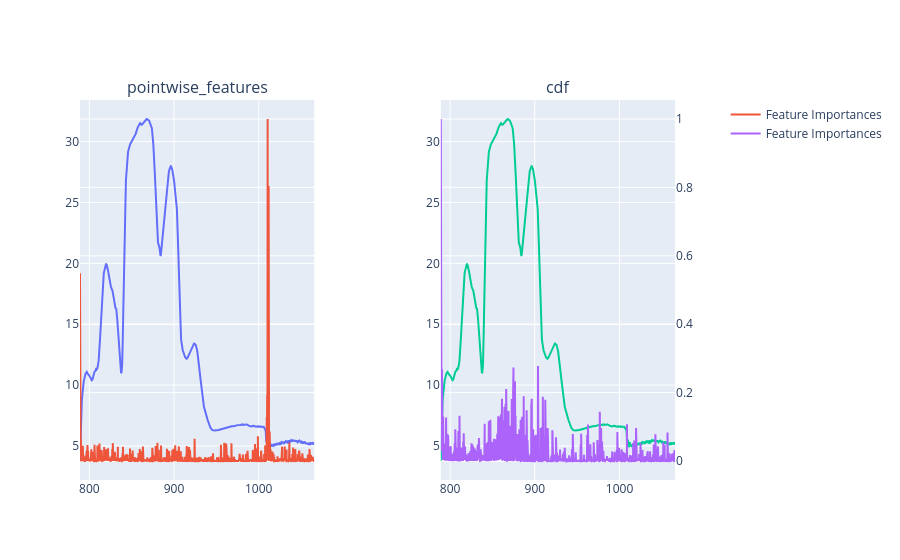

Here is the notebook cell this chart was saved with:
### Code cell
from spectrascope.plot_spectral_features import plot_model as pm 
from spectrascope.plot_spectral_features import plot_spectral_features as psf 

fig = make_subplots(1,2, specs=[[{"secondary_y": True}, {"secondary_y": True}]], 
                    subplot_titles=['pointwise_features', 'cdf'])#, specs=[[{"secondary_y": True}, {"secondary_y": True}]], subplot_titles=['RF Feature Importances', 'LCEN Selected Features'])

for i, feat in enumerate(['pointwise_features', 'cdf']):
    model = getattr(ss_f, f'nir_{feat}_ph_RandomForestRegressor')

    selected_features = model['selected_features']
    selected_vals = model['selected_vals']
    raw = getattr(ss_f, f'nir_{feat}')
    xaxis = getattr(ss_f, f'rm_xaxis')

        
    # feature_importances = model['P'][0].best_estimator_.feature_importances_

    feature_importances = model['P'].feature_importances_
    feature_importances = feature_importances / np.max(feature_importances)
    plotter = pm(selected_features=feature_importances, raw=ss_f.nir_pointwise_features[0].ravel(), fig=fig, xaxis=xaxis,row=1,col=i+1, selected_vals=selected_vals, plot_importances=True)
    plotter.plot_pointwise_features()

fig.show()

### Figure 1 — Plotly figure (JSON) as saved in the notebook; plotly's stock layout.template omitted (floating-point values rounded to 4 significant figures; data arrays with more than 128 entries replaced by an {"elided": "..."} marker saying what was removed)
{"data": [{"name": "Raw Data", "showlegend": false, "type": "scatter", "x": {"elided": "1974 float values"}, "xaxis": "x", "y": {"elided": "2151 float values"}, "yaxis": "y"}, {"name": "Feature Importances", "type": "scatter", "x": {"elided": "1974 float values"}, "xaxis": "x", "y": {"elided": "2151 float values"}, "yaxis": "y2"}, {"name": "Raw Data", "showlegend": false, "type": "scatter", "x": {"elided": "1974 float values"}, "xaxis": "x2", "y": {"elided": "2151 float values"}, "yaxis": "y3"}, {"name": "Feature Importances", "type": "scatter", "x": {"elided": "1974 float values"}, "xaxis": "x2", "y": {"elided": "2151 float values"}, "yaxis": "y4"}], "layout": {"annotations": [{"font": {"size": 16}, "showarrow": false, "text": "pointwise_features", "x": 0.185, "xanchor": "center", "xref": "paper", "y": 1, "yanchor": "bottom", "yref": "paper"}, {"font": {"size": 16}, "showarrow": false, "text": "cdf", "x": 0.755, "xanchor": "center", "xref": "paper", "y": 1, "yanchor": "bottom", "yref": "paper"}], "xaxis": {"anchor": "y", "domain": [0, 0.37], "title": {"text": ""}}, "xaxis2": {"anchor": "y3", "domain": [0.57, 0.94], "title": {"text": ""}}, "yaxis": {"anchor": "x", "domain": [0, 1], "title": {"text": ""}}, "yaxis2": {"anchor": "x", "overlaying": "y", "showticklabels": false, "side": "right", "title": {"text": ""}}, "yaxis3": {"anchor": "x2", "domain": [0, 1], "title": {"text": ""}}, "yaxis4": {"anchor": "x2", "overlaying": "y3", "side": "right", "title": {"text": ""}}}}
